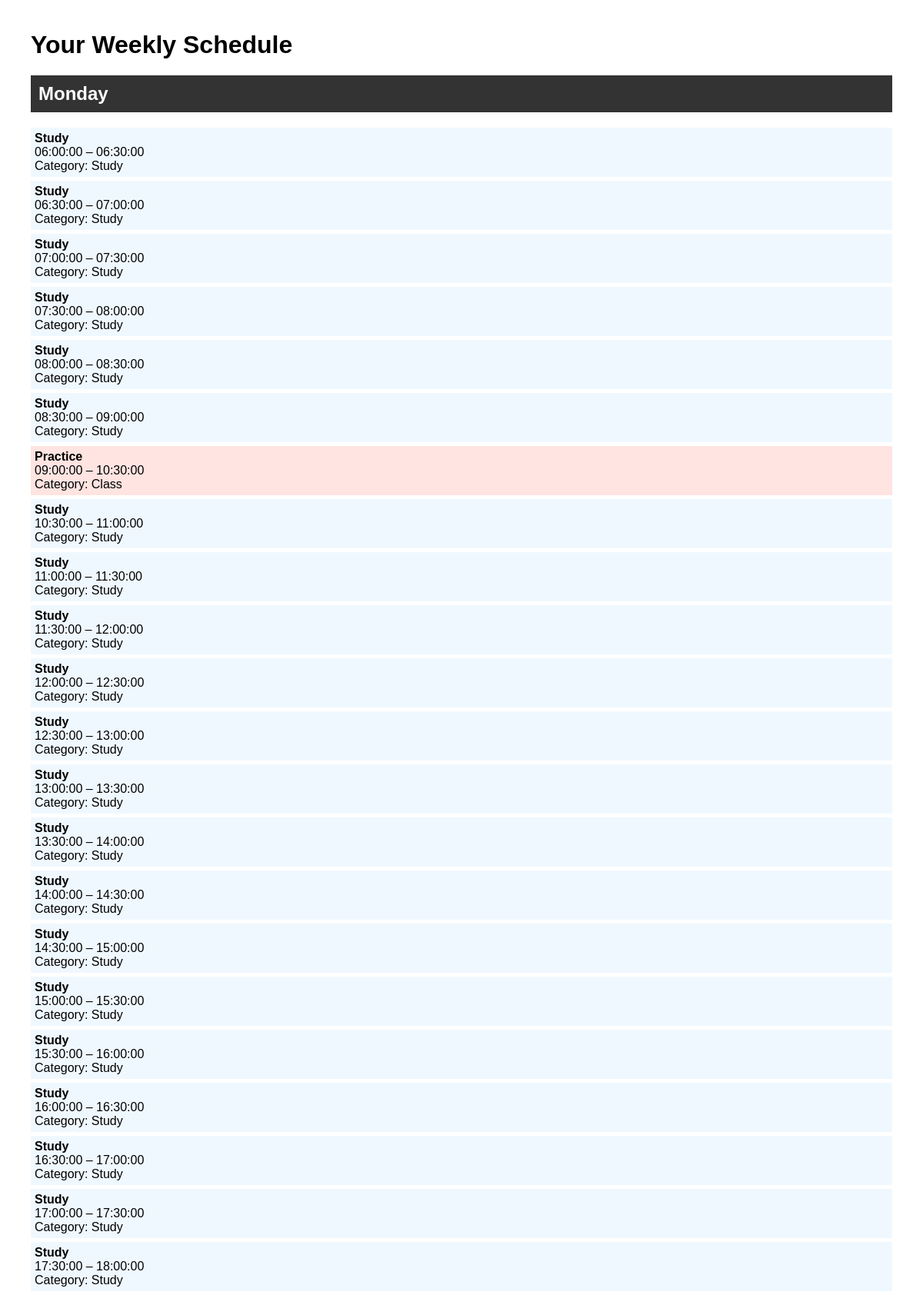
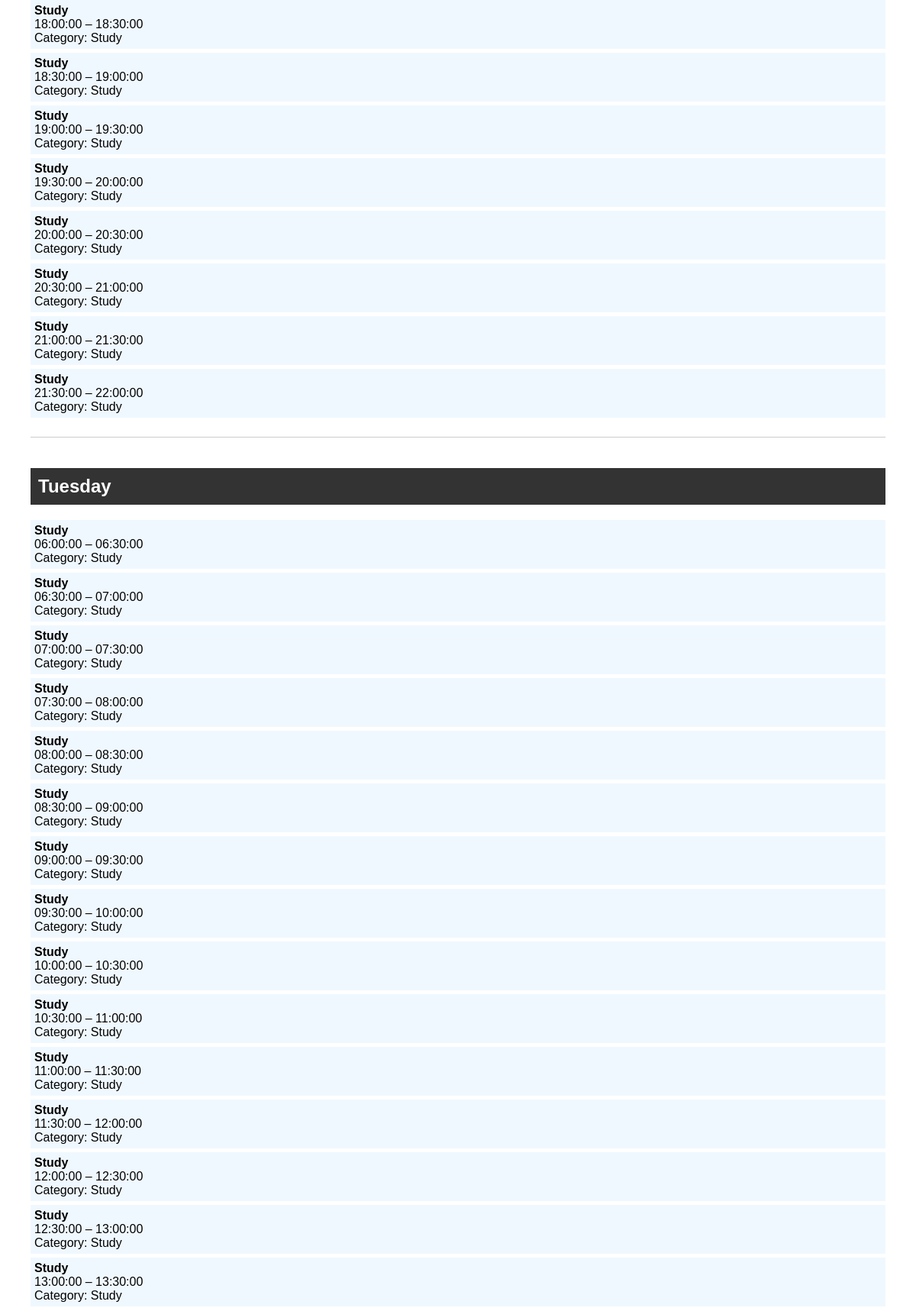
The app's page /user/1/schedule (upper part) with its own data (2 pictures, top to bottom).
### models.py (models this page shows)
class Commitment(db.Model):
    id = db.Column(db.Integer, primary_key=True)
    user_id = db.Column(db.Integer, db.ForeignKey('user.id'), nullable=False)
    title = db.Column(db.String(200), nullable=False)
    day_of_week = db.Column(db.String(10), nullable=False)  # e.g., 'Monday'
    start_time = db.Column(db.Time, nullable=False)
    end_time = db.Column(db.Time, nullable=False)
    category = db.Column(db.String(50), nullable=False)  # Class, Practice, Lift, Meeting, etc.

### app.py (the view)
@app.route('/user/<int:user_id>/schedule', methods=['GET'])
def view_schedule(user_id):
    user = User.query.get_or_404(user_id)
    weekly_schedule = generate_weekly_schedule(user)
    return render_template(
        'schedule.html',  # Make sure your template is named this
        user=user,
        schedule=weekly_schedule
    )

### templates/schedule.html (shortened to what this page needs)
<!DOCTYPE html>
<html lang="en">
<head>
</head>
<body>
    <h1>Your Weekly Schedule</h1>
    {% for day, events in schedule.items() %}
    <div class="day">
        <h2>{{ day }}</h2>
        {% for title, start, end, category in events %}
            {% set start_str = start.strftime('%H:%M') %}
            {% set end_str = end.strftime('%H:%M') %}
            {% set start_hour = start_str.split(':')[0]|int %}
            {% set end_hour = end_str.split(':')[0]|int %}
            {% if 6 <= start_hour < 22 or 6 < end_hour <= 22 %}
                <div class="event {{ category }}">
                    <strong>{{ title }}</strong><br>
                    {{ start }} – {{ end }}<br>
                    Category: {{ category }}
                </div>
            {% endif %}
        {% endfor %}
    </div>
    {% endfor %}
</body>
</html>

### templates/schedule.html (style rules this page uses)
body { font-family: Arial; margin: 40px; }
.day { margin-bottom: 40px; border-bottom: 1px solid #ccc; padding-bottom: 20px; }
.event { margin: 5px 0; }
.Study { background-color: #f0f8ff; padding: 5px; }
.Class { background-color: #ffe4e1; padding: 5px; }
h2 { background: #333; color: white; padding: 10px; }

### records on screen
Commitment: title "Practice", start "09:00:00", end "10:30:00", category "Class"

### other values on screen
{{ day }} "Monday" "Tuesday"
{{ title }} "Study" "Study" "Study" "Study" "Study" "Study" "Study" "Study" "Study" "Study" "Study" "Study" "Study" "Study" "Study" "Study" "Study" "Study" "Study" "Study" "Study" "Study" "Study" "Study" "Study" "Study" "Study" "Study" "Study" "Study" "Study" "Study" "Study" "Study" "Study" "Study" "Study" "Study" "Study" "Study" "Study" "Study" "Study" "Study"
{{ start }} "06:00:00" "06:30:00" "07:00:00" "07:30:00" "08:00:00" "08:30:00" "10:30:00" "11:00:00" "11:30:00" "12:00:00" "12:30:00" "13:00:00" "13:30:00" "14:00:00" "14:30:00" "15:00:00" "15:30:00" "16:00:00" "16:30:00" "17:00:00" "17:30:00" "18:00:00" "18:30:00" "19:00:00" "19:30:00" "20:00:00" "20:30:00" "21:00:00" "21:30:00" "06:00:00" "06:30:00" "07:00:00" "07:30:00" "08:00:00" "08:30:00" "09:00:00" "09:30:00" "10:00:00" "10:30:00" "11:00:00" "11:30:00" "12:00:00" "12:30:00" "13:00:00"
{{ end }} "06:30:00" "07:00:00" "07:30:00" "08:00:00" "08:30:00" "09:00:00" "11:00:00" "11:30:00" "12:00:00" "12:30:00" "13:00:00" "13:30:00" "14:00:00" "14:30:00" "15:00:00" "15:30:00" "16:00:00" "16:30:00" "17:00:00" "17:30:00" "18:00:00" "18:30:00" "19:00:00" "19:30:00" "20:00:00" "20:30:00" "21:00:00" "21:30:00" "22:00:00" "06:30:00" "07:00:00" "07:30:00" "08:00:00" "08:30:00" "09:00:00" "09:30:00" "10:00:00" "10:30:00" "11:00:00" "11:30:00" "12:00:00" "12:30:00" "13:00:00" "13:30:00"
{{ category }} "Study" "Study" "Study" "Study" "Study" "Study" "Study" "Study" "Study" "Study" "Study" "Study" "Study" "Study" "Study" "Study" "Study" "Study" "Study" "Study" "Study" "Study" "Study" "Study" "Study" "Study" "Study" "Study" "Study" "Study" "Study" "Study" "Study" "Study" "Study" "Study" "Study" "Study" "Study" "Study" "Study" "Study" "Study" "Study"
